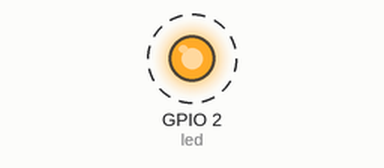
A program run on a simulated ESP8266 (NodeMCU). On the bench: output pins drawn as LEDs (lit = HIGH). Dashed ring = blinking.

Above: at 2.2 s.
Timing chart, 0 to 4.7 s (numbered marks = the images above):
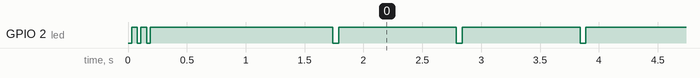

Measured:
- by itself, GPIO 2 (led): goes LOW 0.03 s, HIGH 0.05 s, LOW 0.03 s, HIGH 1.6 s, 122 × (LOW 0.05 s, HIGH 1.0 s), LOW 0.05 s, then HIGH

The program:

main.cpp
```cpp
#include <Arduino.h>
#include <ESP8266WiFi.h>

#define led LED_BUILTIN

void Pisca();
void Conecta_WiFi();
// ───────────────────────────────────────────────────────────────────────────────────────────────────────────────────────────────────────────────────────
//                             SETUP
// ───────────────────────────────────────────────────────────────────────────────────────────────────────────────────────────────────────────────────────
void setup(){
   Serial.begin(115200);   Serial.println("");   Serial.println("");
   pinMode(led,OUTPUT);
   digitalWrite(led,HIGH);

   //Conecta_WiFi();

   Pisca();
   delay(1000);
}

// ───────────────────────────────────────────────────────────────────────────────────────────────────────────────────────────────────────────────────────
//                             LOOP
// ───────────────────────────────────────────────────────────────────────────────────────────────────────────────────────────────────────────────────────
void loop(){

   //Pisca();
   //delay(1000);

   digitalWrite(led, LOW);
   delay(50);
   digitalWrite(led, HIGH);
   delay(1000);

}
// ───────────────────────────────────────────────────────────────────────────────────────────────────────────────────────────────────────────────────────
//                             PISCA
// ───────────────────────────────────────────────────────────────────────────────────────────────────────────────────────────────────────────────────────
void Pisca() {
   for (size_t i = 0; i < 3; i++) {
      digitalWrite(led, LOW);
      delay(30);
      digitalWrite(led, HIGH);
      delay(50);
   }
   delay(500);
}
// ───────────────────────────────────────────────────────────────────────────────────────────────────────────────────────────────────────────────────────
//                             WiFi
// ───────────────────────────────────────────────────────────────────────────────────────────────────────────────────────────────────────────────────────
void Conecta_WiFi() {
   WiFi.begin("rede2", "cacau12345");
   while (WiFi.status() != WL_CONNECTED){
      Serial.print(".");
      delay(50);
   }
   Serial.println("");
   Serial.print("Device Host Name: ");
   Serial.println(WiFi.hostname());
   Serial.print("Device MAC: ");
   Serial.println(WiFi.macAddress());
   Serial.print("IP address: ");
   Serial.println(WiFi.localIP());
}
```
